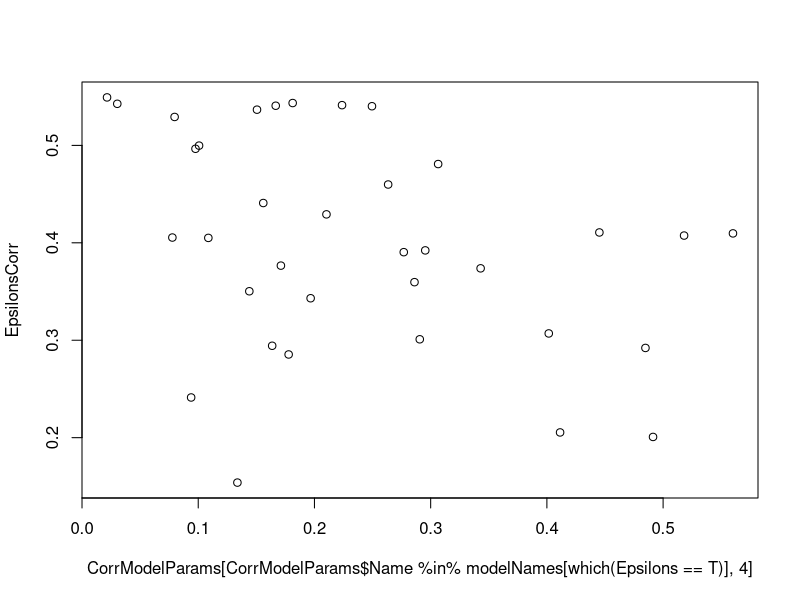
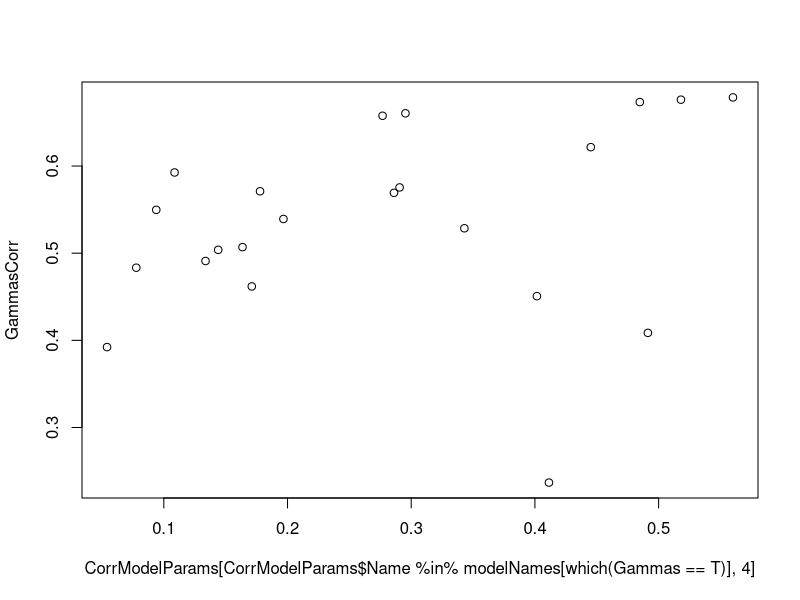

The R source for these figures, in order:
## ---- chunk 1
knitr::opts_chunk$set(echo = F)
library(knitr)
library(stringr)
## ---- chunk 2
data = read.csv("data.csv", sep = ";")
## ---- chunk 3
colnames(data)

data = data[ , order(names(data))]
#colnames(data)

modelNames = word(colnames(data),1, sep = "\\_")
paramNames = sub('.*\\_', '', colnames(data))

numParamModel = summary(as.factor(modelNames))

## ---- chunk 4

 ### create array Model Name, number Parameters,max(abs(cor)), mean(abs(cor))  

CorrModelParams = as.data.frame(NA, nrow = c(length(unique(modelNames))), ncol= 4)
accNumbParams = 0 # strting index for columbs in data
for (m in 1:length(unique(modelNames))){
datatemp = data[,(accNumbParams+1) : (accNumbParams + as.numeric(numParamModel[unique(modelNames)[m]]))]
#print(colnames(datatemp))

CorrModelParams[m,1] = unique(modelNames)[m]
CorrModelParams[m,2] = numParamModel[unique(modelNames)[m]]
if (numParamModel[unique(modelNames)[m]] > 1) {
  
  print(kable(round(cor(datatemp),2)))
cors = abs(cor(datatemp))
cors[cors == 1] = NA

CorrModelParams[m,3] = max(cors, na.rm = T)
CorrModelParams[m,4] = mean(cors, na.rm = T)
}
accNumbParams = cumsum(numParamModel)[m]
}

colnames(CorrModelParams) = c("Name", "nPars", "maxnCor", "meanCor")


## ---- chunk 5

library(stringr)
Sigmas = str_detect(colnames(data), "sigma")
Epsilons = str_detect(colnames(data), "epsilon")
CPT = str_detect(colnames(data), "CPT")
Gammas = str_detect(colnames(data), "gamma")
## Mean correlation of model specific epsilon, wiht other epsilons ___ must consider rank order correlation
EpsilonsCorr = apply(abs(cor(data[,which(Epsilons == T)], method = "spearman")),2,mean)
kable(round(cor(data[,which(Epsilons == T)]),2))
EpsilonsCorr
GammasCorr = apply(abs(cor(data[,which(Gammas == T)], method = "spearman")),2,mean)
kable(round(cor(data[,which(Gammas == T)]),2))
GammasCorr

# 
# ## Mean absolute Param Correlations in Models with Epsilon
plot(CorrModelParams[CorrModelParams$Name %in% modelNames[which(Epsilons == T)],4],EpsilonsCorr)

plot(CorrModelParams[CorrModelParams$Name %in% modelNames[which(Gammas == T)],4],GammasCorr)
CorrModelParams[!(CorrModelParams$Name %in% modelNames[which(Epsilons == T)]),4]
# 
# ## Mean absolute Param Correlations in Models with Gamma
# CorrModelParams[CorrModelParams$Name %in% modelNames[which(Gammas == T)],4]
# CorrModelParams[!(CorrModelParams$Name %in% modelNames[which(Gammas == T)]),4]





